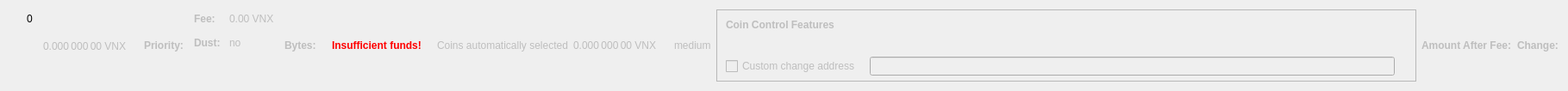
    <widget class="QWidget" name="dummyHideWidget" native="true">
     <property name="maximumSize">
      <size>
       <width>100</width>
       <height>22</height>
      </size>
     </property>
     <layout class="QHBoxLayout" name="dummyHideLayout">
      <item>
       <layout class="QFormLayout" name="formLayoutCoinControl1">
        <property name="horizontalSpacing">
         <number>10</number>
        </property>
        <property name="verticalSpacing">
         <number>14</number>
        </property>
        <property name="leftMargin">
         <number>10</number>
        </property>
        <property name="topMargin">
         <number>4</number>
        </property>
        <property name="rightMargin">
         <number>6</number>
        </property>
        <item row="0" column="1">
         <widget class="QLabel" name="labelCoinControlBytes">
          <property name="cursor">
           <cursorShape>IBeamCursor</cursorShape>
          </property>
          <property name="contextMenuPolicy">
           <enum>Qt::ActionsContextMenu</enum>
          </property>
          <property name="text">
           <string notr="true">0</string>
          </property>
          <property name="textInteractionFlags">
           <set>Qt::LinksAccessibleByMouse|Qt::TextSelectableByKeyboard|Qt::TextSelectableByMouse</set>
          </property>
         </widget>
        </item>
       </layout>
      </item>
      <item>
       <widget class="QLabel" name="labelCoinControlAfterFee">
        <property name="enabled">
         <bool>false</bool>
        </property>
        <property name="sizePolicy">
         <sizepolicy hsizetype="Fixed" vsizetype="Fixed">
          <horstretch>0</horstretch>
          <verstretch>0</verstretch>
         </sizepolicy>
        </property>
        <property name="minimumSize">
         <size>
          <width>111</width>
          <height>12</height>
         </size>
        </property>
        <property name="maximumSize">
         <size>
          <width>111</width>
          <height>12</height>
         </size>
        </property>
        <property name="cursor">
         <cursorShape>IBeamCursor</cursorShape>
        </property>
        <property name="contextMenuPolicy">
         <enum>Qt::ActionsContextMenu</enum>
        </property>
        <property name="text">
         <string notr="true">0.000 000 00 VNX</string>
        </property>
        <property name="textInteractionFlags">
         <set>Qt::LinksAccessibleByMouse|Qt::TextSelectableByKeyboard|Qt::TextSelectableByMouse</set>
        </property>
       </widget>
      </item>
      <item>
       <widget class="QLabel" name="labelCoinControlPriorityText">
        <property name="enabled">
         <bool>false</bool>
        </property>
        <property name="font">
         <font>
          <weight>75</weight>
          <bold>true</bold>
         </font>
        </property>
        <property name="text">
         <string>Priority:</string>
        </property>
       </widget>
      </item>
      <item>
       <layout class="QHBoxLayout" name="horizontalLayout"/>
      </item>
      <item>
       <layout class="QFormLayout" name="formLayoutCoinControl3">
        <property name="horizontalSpacing">
         <number>10</number>
        </property>
        <property name="verticalSpacing">
         <number>14</number>
        </property>
        <property name="leftMargin">
         <number>6</number>
        </property>
        <property name="topMargin">
         <number>4</number>
        </property>
        <property name="rightMargin">
         <number>6</number>
        </property>
        <item row="0" column="0">
         <widget class="QLabel" name="labelCoinControlFeeText">
          <property name="enabled">
           <bool>false</bool>
          </property>
          <property name="font">
           <font>
            <weight>75</weight>
            <bold>true</bold>
           </font>
          </property>
          <property name="text">
           <string>Fee:</string>
          </property>
          <property name="margin">
           <number>0</number>
          </property>
         </widget>
        </item>
        <item row="0" column="1">
         <widget class="QLabel" name="labelCoinControlFee">
          <property name="enabled">
           <bool>false</bool>
          </property>
          <property name="cursor">
           <cursorShape>IBeamCursor</cursorShape>
          </property>
          <property name="contextMenuPolicy">
           <enum>Qt::ActionsContextMenu</enum>
          </property>
          <property name="text">
           <string notr="true">0.00 VNX</string>
          </property>
          <property name="textInteractionFlags">
           <set>Qt::LinksAccessibleByMouse|Qt::TextSelectableByKeyboard|Qt::TextSelectableByMouse</set>
          </property>
         </widget>
        </item>
        <item row="1" column="0">
         <widget class="QLabel" name="labelCoinControlLowOutputText">
          <property name="enabled">
           <bool>false</bool>
          </property>
          <property name="font">
           <font>
            <weight>75</weight>
            <bold>true</bold>
           </font>
          </property>
          <property name="text">
           <string>Dust:</string>
          </property>
         </widget>
        </item>
        <item row="1" column="1">
         <widget class="QLabel" name="labelCoinControlLowOutput">
          <property name="enabled">
           <bool>false</bool>
          </property>
          <property name="cursor">
           <cursorShape>IBeamCursor</cursorShape>
          </property>
          <property name="contextMenuPolicy">
           <enum>Qt::ActionsContextMenu</enum>
          </property>
          <property name="text">
           <string>no</string>
          </property>
          <property name="textInteractionFlags">
           <set>Qt::LinksAccessibleByMouse|Qt::TextSelectableByKeyboard|Qt::TextSelectableByMouse</set>
          </property>
         </widget>
        </item>
       </layout>
      </item>
      <item>
       <widget class="QLabel" name="labelCoinControlBytesText">
        <property name="enabled">
         <bool>false</bool>
        </property>
        <property name="font">
         <font>
          <weight>75</weight>
          <bold>true</bold>
         </font>
        </property>
        <property name="text">
         <string>Bytes:</string>
        </property>
       </widget>
      </item>
      <item>
       <layout class="QFormLayout" name="formLayoutCoinControl2">
        <property name="horizontalSpacing">
         <number>10</number>
        </property>
        <property name="verticalSpacing">
         <number>14</number>
        </property>
        <property name="leftMargin">
         <number>6</number>
        </property>
        <property name="topMargin">
         <number>4</number>
        </property>
        <property name="rightMargin">
         <number>6</number>
        </property>
       </layout>
      </item>
      <item>
       <layout class="QHBoxLayout" name="horizontalLayoutCoinControl2">
        <property name="spacing">
         <number>8</number>
        </property>
        <property name="bottomMargin">
         <number>10</number>
        </property>
       </layout>
      </item>
      <item>
       <widget class="QLabel" name="labelCoinControlInsuffFunds">
        <property name="enabled">
         <bool>false</bool>
        </property>
        <property name="minimumSize">
         <size>
          <width>0</width>
          <height>0</height>
         </size>
        </property>
        <property name="font">
         <font>
          <weight>75</weight>
          <bold>true</bold>
         </font>
        </property>
        <property name="styleSheet">
         <string notr="true">color:red;font-weight:bold;</string>
        </property>
        <property name="text">
         <string>Insufficient funds!</string>
        </property>
        <property name="margin">
         <number>5</number>
        </property>
       </widget>
      </item>
      <item>
       <layout class="QFormLayout" name="formLayoutCoinControl4">
        <property name="horizontalSpacing">
         <number>10</number>
        </property>
        <property name="verticalSpacing">
         <number>14</number>
        </property>
        <property name="leftMargin">
         <number>6</number>
        </property>
        <property name="topMargin">
         <number>4</number>
        </property>
        <property name="rightMargin">
         <number>6</number>
        </property>
       </layout>
      </item>
      <item>
       <widget class="QLabel" name="labelCoinControlAutomaticallySelected">
        <property name="enabled">
         <bool>false</bool>
        </property>
        <property name="sizePolicy">
         <sizepolicy hsizetype="Fixed" vsizetype="Fixed">
          <horstretch>0</horstretch>
          <verstretch>0</verstretch>
         </sizepolicy>
        </property>
        <property name="minimumSize">
         <size>
          <width>0</width>
          <height>0</height>
         </size>
        </property>
        <property name="maximumSize">
         <size>
          <width>240</width>
          <height>16777215</height>
         </size>
        </property>
        <property name="text">
         <string>Coins automatically selected</string>
        </property>
        <property name="margin">
         <number>5</number>
        </property>
       </widget>
      </item>
      <item>
       <widget class="QLabel" name="labelCoinControlChange">
        <property name="enabled">
         <bool>false</bool>
        </property>
        <property name="sizePolicy">
         <sizepolicy hsizetype="Fixed" vsizetype="Fixed">
          <horstretch>0</horstretch>
          <verstretch>0</verstretch>
         </sizepolicy>
        </property>
        <property name="minimumSize">
         <size>
          <width>111</width>
          <height>0</height>
         </size>
        </property>
        <property name="maximumSize">
         <size>
          <width>111</width>
          <height>16777215</height>
         </size>
        </property>
        <property name="cursor">
         <cursorShape>IBeamCursor</cursorShape>
        </property>
        <property name="contextMenuPolicy">
         <enum>Qt::ActionsContextMenu</enum>
        </property>
        <property name="text">
         <string notr="true">0.000 000 00 VNX</string>
        </property>
        <property name="textInteractionFlags">
         <set>Qt::LinksAccessibleByMouse|Qt::TextSelectableByKeyboard|Qt::TextSelectableByMouse</set>
        </property>
       </widget>
      </item>
      <item>
       <widget class="QLabel" name="labelCoinControlPriority">
        <property name="enabled">
         <bool>false</bool>
        </property>
        <property name="cursor">
         <cursorShape>IBeamCursor</cursorShape>
        </property>
        <property name="contextMenuPolicy">
         <enum>Qt::ActionsContextMenu</enum>
        </property>
        <property name="text">
         <string>medium</string>
        </property>
        <property name="textInteractionFlags">
         <set>Qt::LinksAccessibleByMouse|Qt::TextSelectableByKeyboard|Qt::TextSelectableByMouse</set>
        </property>
       </widget>
      </item>
      <item>
       <widget class="QFrame" name="frameCoinControl">
        <property name="sizePolicy">
         <sizepolicy hsizetype="Expanding" vsizetype="Expanding">
          <horstretch>0</horstretch>
          <verstretch>0</verstretch>
         </sizepolicy>
        </property>
        <property name="maximumSize">
         <size>
          <width>16777215</width>
          <height>16777215</height>
         </size>
        </property>
        <property name="frameShape">
         <enum>QFrame::StyledPanel</enum>
        </property>
        <property name="frameShadow">
         <enum>QFrame::Sunken</enum>
        </property>
        <layout class="QVBoxLayout" name="verticalLayoutCoinControl2_2">
         <property name="spacing">
          <number>0</number>
         </property>
         <property name="leftMargin">
          <number>0</number>
         </property>
         <property name="topMargin">
          <number>0</number>
         </property>
         <property name="rightMargin">
          <number>0</number>
         </property>
         <property name="bottomMargin">
          <number>6</number>
         </property>
         <item>
          <layout class="QVBoxLayout" name="verticalLayoutCoinControl" stretch="0,0,0,1">
           <property name="spacing">
            <number>0</number>
           </property>
           <property name="leftMargin">
            <number>10</number>
           </property>
           <property name="topMargin">
            <number>10</number>
           </property>
           <item>
            <layout class="QHBoxLayout" name="horizontalLayoutCoinControl1">
             <property name="bottomMargin">
              <number>15</number>
             </property>
             <item>
              <widget class="QLabel" name="labelCoinControlFeatures">
               <property name="enabled">
                <bool>false</bool>
               </property>
               <property name="sizePolicy">
                <sizepolicy hsizetype="Preferred" vsizetype="Maximum">
                 <horstretch>0</horstretch>
                 <verstretch>0</verstretch>
                </sizepolicy>
               </property>
               <property name="font">
                <font>
                 <weight>75</weight>
                 <bold>true</bold>
                </font>
               </property>
               <property name="styleSheet">
                <string notr="true">font-weight:bold;</string>
               </property>
               <property name="text">
                <string>Coin Control Features</string>
               </property>
              </widget>
             </item>
            </layout>
           </item>
           <item>
            <widget class="QWidget" name="widgetCoinControl" native="true">
             <property name="sizePolicy">
              <sizepolicy hsizetype="Preferred" vsizetype="Preferred">
               <horstretch>0</horstretch>
               <verstretch>0</verstretch>
              </sizepolicy>
             </property>
             <property name="minimumSize">
              <size>
               <width>0</width>
               <height>0</height>
              </size>
             </property>
             <property name="styleSheet">
              <string notr="true"/>
             </property>
             <layout class="QHBoxLayout" name="horizontalLayoutCoinControl5_2">
              <property name="leftMargin">
               <number>0</number>
              </property>
              <property name="topMargin">
               <number>0</number>
              </property>
              <property name="rightMargin">
               <number>0</number>
              </property>
              <property name="bottomMargin">
               <number>0</number>
              </property>
              <item>
               <layout class="QHBoxLayout" name="horizontalLayoutCoinControl3">
                <property name="spacing">
                 <number>20</number>
                </property>
                <property name="topMargin">
                 <number>0</number>
                </property>
                <property name="bottomMargin">
                 <number>10</number>
                </property>
               </layout>
              </item>
             </layout>
            </widget>
           </item>
           <item>
            <layout class="QHBoxLayout" name="horizontalLayoutCoinControl4" stretch="0,0,0">
             <property name="spacing">
              <number>12</number>
             </property>
             <property name="sizeConstraint">
              <enum>QLayout::SetDefaultConstraint</enum>
             </property>
             <property name="topMargin">
              <number>5</number>
             </property>
             <property name="rightMargin">
              <number>5</number>
             </property>
             <item>
              <widget class="QCheckBox" name="checkBoxCoinControlChange">
               <property name="enabled">
                <bool>false</bool>
               </property>
               <property name="toolTip">
                <string>If this is activated, but the change address is empty or invalid, change will be sent to a newly generated address.</string>
               </property>
               <property name="text">
                <string>Custom change address</string>
               </property>
              </widget>
             </item>
             <item>
              <widget class="QValidatedLineEdit" name="lineEditCoinControlChange">
               <property name="enabled">
                <bool>false</bool>
               </property>
               <property name="sizePolicy">
                <sizepolicy hsizetype="Expanding" vsizetype="Fixed">
                 <horstretch>0</horstretch>
                 <verstretch>0</verstretch>
                </sizepolicy>
               </property>
              </widget>
             </item>
             <item>
              <widget class="QLabel" name="labelCoinControlChangeLabel_2">
               <property name="sizePolicy">
                <sizepolicy hsizetype="Preferred" vsizetype="Expanding">
                 <horstretch>0</horstretch>
                 <verstretch>0</verstretch>
                </sizepolicy>
               </property>
               <property name="minimumSize">
                <size>
                 <width>0</width>
                 <height>0</height>
                </size>
               </property>
               <property name="text">
                <string/>
               </property>
               <property name="margin">
                <number>3</number>
               </property>
              </widget>
             </item>
            </layout>
           </item>
           <item>
            <spacer name="verticalSpacerCoinControl">
             <property name="orientation">
              <enum>Qt::Vertical</enum>
             </property>
             <property name="sizeHint" stdset="0">
              <size>
               <width>800</width>
               <height>1</height>
              </size>
             </property>
            </spacer>
           </item>
          </layout>
         </item>
        </layout>
       </widget>
      </item>
      <item>
       <widget class="QLabel" name="labelCoinControlAfterFeeText">
        <property name="enabled">
         <bool>false</bool>
        </property>
        <property name="minimumSize">
         <size>
          <width>0</width>
          <height>0</height>
         </size>
        </property>
        <property name="maximumSize">
         <size>
          <width>16777215</width>
          <height>16777215</height>
         </size>
        </property>
        <property name="font">
         <font>
          <weight>75</weight>
          <bold>true</bold>
         </font>
        </property>
        <property name="text">
         <string>Amount After Fee:</string>
        </property>
        <property name="alignment">
         <set>Qt::AlignLeading|Qt::AlignLeft|Qt::AlignVCenter</set>
        </property>
        <property name="margin">
         <number>0</number>
        </property>
       </widget>
      </item>
      <item>
       <widget class="QLabel" name="labelCoinControlChangeText">
        <property name="enabled">
         <bool>false</bool>
        </property>
        <property name="sizePolicy">
         <sizepolicy hsizetype="Preferred" vsizetype="Preferred">
          <horstretch>0</horstretch>
          <verstretch>0</verstretch>
         </sizepolicy>
        </property>
        <property name="minimumSize">
         <size>
          <width>0</width>
          <height>0</height>
         </size>
        </property>
        <property name="maximumSize">
         <size>
          <width>16777215</width>
          <height>16777215</height>
         </size>
        </property>
        <property name="font">
         <font>
          <weight>75</weight>
          <bold>true</bold>
         </font>
        </property>
        <property name="text">
         <string>Change:</string>
        </property>
        <property name="alignment">
         <set>Qt::AlignLeading|Qt::AlignLeft|Qt::AlignVCenter</set>
        </property>
       </widget>
      </item>
     </layout>
    </widget>
